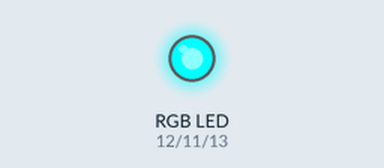
Recording of a program running on a simulated Arduino Nano, built with avr-gcc and run on an emulated ATmega328P. On the bench: an RGB LED mixed from three pins (HIGH = lit). Random numbers use the default seed unless the program sets one; what the program prints to the serial monitor is not drawn.

Above: at 0.26 s.
At 9.65 s:
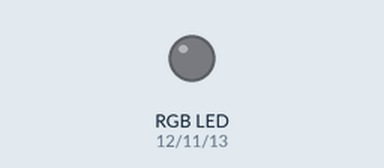
At 18.9 s:
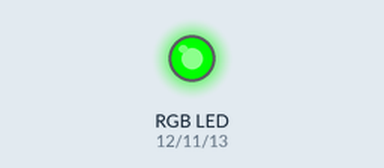
At 28.46 s:
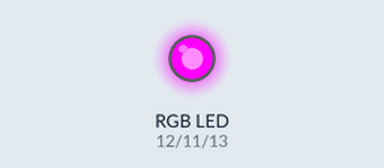
At 39.35 s:
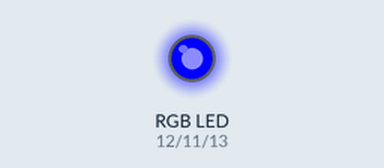
Timing chart, 0 to 40.0 s (numbered marks = the images above):
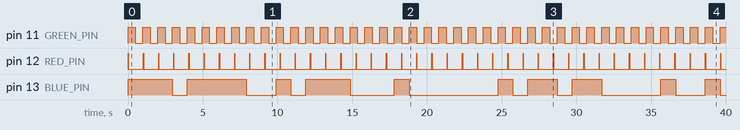

Measured:
- by itself, pin 11 (GREEN_PIN): alternates HIGH for 0.50 s and LOW for 0.50 s
- by itself, pin 12 (RED_PIN): alternates HIGH for 0.01 s and LOW for 1.0 s
- by itself, pin 13 (BLUE_PIN): LOW → HIGH at 0.00 s, → LOW 3.0 s later, → HIGH 0.99 s later, → LOW 4.0 s later, … (20 changes in this stretch)

The program:

main.cpp
```cpp
#include <Arduino.h>
#include <Arduino_FreeRTOS.h>

// RGB LED Pins (PWM-capable pins)
#define GREEN_PIN   11
#define RED_PIN     12
#define BLUE_PIN    13

// FreeRTOS task handles
TaskHandle_t redTaskHandle, greenTaskHandle, blueTaskHandle;

// ======== TASK FUNCTIONS ========
// Red LED fade task
void redTask(void *pvParameters) {
  (void)pvParameters;
  while (1) {
    for (int brightness = 0; brightness <= 255; brightness++) {
      analogWrite(RED_PIN, brightness);
      vTaskDelay(10 / portTICK_PERIOD_MS);  // Smooth fade
    }
    analogWrite(RED_PIN, 0);  // Turn off
    vTaskDelay(1000 / portTICK_PERIOD_MS);
  }
}

// Green LED blink task
void greenTask(void *pvParameters) {
  (void)pvParameters;
  while (1) {
    digitalWrite(GREEN_PIN, HIGH);
    vTaskDelay(500 / portTICK_PERIOD_MS);
    digitalWrite(GREEN_PIN, LOW);
    vTaskDelay(500 / portTICK_PERIOD_MS);
  }
}

// Blue LED random brightness task
void blueTask(void *pvParameters) {
  (void)pvParameters;
  while (1) {
    int randomBrightness = random(0, 256);
    analogWrite(BLUE_PIN, randomBrightness);
    vTaskDelay(1000 / portTICK_PERIOD_MS);
  }
}

// ======== SETUP & LOOP ========
void setup() {
  Serial.begin(9600);
  pinMode(RED_PIN, OUTPUT);
  pinMode(GREEN_PIN, OUTPUT);
  pinMode(BLUE_PIN, OUTPUT);

  // Create FreeRTOS tasks
  xTaskCreate(redTask, "Red Fade", 128, NULL, 1, &redTaskHandle);
  xTaskCreate(greenTask, "Green Blink", 128, NULL, 1, &greenTaskHandle);
  xTaskCreate(blueTask, "Blue Random", 128, NULL, 1, &blueTaskHandle);

  Serial.println("RGB LED FreeRTOS Demo Started!");
}

void loop() {
  // FreeRTOS handles tasks; loop() is unused
  vTaskDelay(1000 / portTICK_PERIOD_MS);  // Prevent watchdog warnings
}
```
